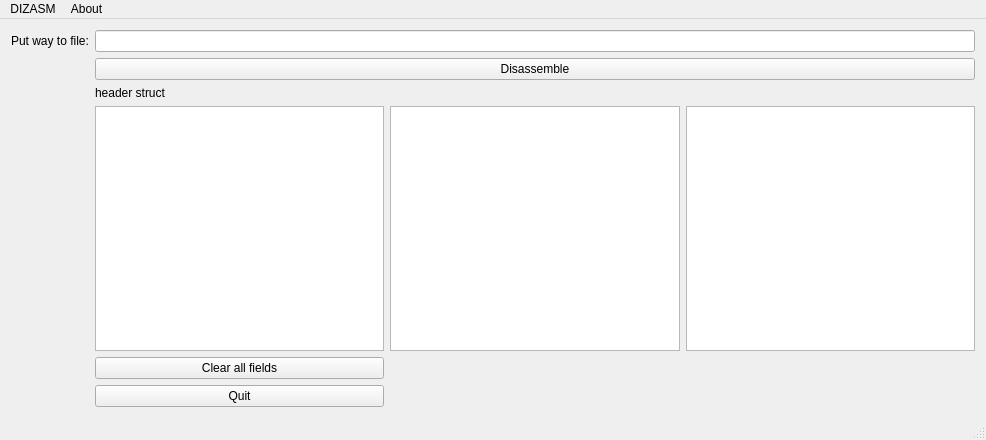
<?xml version="1.0" encoding="UTF-8"?>
<ui version="4.0">
 <class>MainWindow</class>
 <widget class="QMainWindow" name="MainWindow">
  <property name="geometry">
   <rect>
    <x>0</x>
    <y>0</y>
    <width>986</width>
    <height>440</height>
   </rect>
  </property>
  <property name="windowTitle">
   <string>MainWindow</string>
  </property>
  <widget class="QWidget" name="centralWidget">
   <layout class="QHBoxLayout" name="horizontalLayout">
    <item>
     <layout class="QGridLayout" name="gridLayout">
      <item row="1" column="1">
       <widget class="QPushButton" name="pushButton">
        <property name="text">
         <string>Disassemble</string>
        </property>
       </widget>
      </item>
      <item row="0" column="0">
       <widget class="QLabel" name="label">
        <property name="text">
         <string>Put way to file:</string>
        </property>
       </widget>
      </item>
      <item row="0" column="1">
       <widget class="QLineEdit" name="lineEdit"/>
      </item>
      <item row="2" column="1">
       <layout class="QGridLayout" name="gridLayout_2">
        <item row="2" column="0">
         <widget class="QPushButton" name="pushButton_2">
          <property name="text">
           <string>Clear all fields</string>
          </property>
         </widget>
        </item>
        <item row="1" column="2">
         <widget class="QTextEdit" name="textEdit_3">
          <property name="font">
           <font>
            <family>Consolas</family>
           </font>
          </property>
          <property name="readOnly">
           <bool>true</bool>
          </property>
         </widget>
        </item>
        <item row="0" column="1">
         <widget class="QLabel" name="label_3">
          <property name="text">
           <string/>
          </property>
         </widget>
        </item>
        <item row="0" column="0">
         <widget class="QLabel" name="label_2">
          <property name="text">
           <string>header struct</string>
          </property>
         </widget>
        </item>
        <item row="1" column="1">
         <widget class="QTextEdit" name="textEdit_2">
          <property name="font">
           <font>
            <family>Consolas</family>
           </font>
          </property>
          <property name="readOnly">
           <bool>true</bool>
          </property>
         </widget>
        </item>
        <item row="1" column="0">
         <widget class="QTextEdit" name="textEdit">
          <property name="readOnly">
           <bool>true</bool>
          </property>
         </widget>
        </item>
        <item row="3" column="0">
         <widget class="QPushButton" name="pushButton_3">
          <property name="text">
           <string>Quit</string>
          </property>
         </widget>
        </item>
       </layout>
      </item>
     </layout>
    </item>
   </layout>
  </widget>
  <widget class="QMenuBar" name="menuBar">
   <property name="geometry">
    <rect>
     <x>0</x>
     <y>0</y>
     <width>986</width>
     <height>21</height>
    </rect>
   </property>
   <widget class="QMenu" name="menuHELLDIZASM">
    <property name="title">
     <string>DIZASM</string>
    </property>
   </widget>
   <widget class="QMenu" name="menuAbout">
    <property name="title">
     <string>About</string>
    </property>
    <widget class="QMenu" name="menu">
     <property name="title">
      <string>Руководство пользователя</string>
     </property>
     <addaction name="action_Put_way_to_file"/>
    </widget>
    <addaction name="menu"/>
   </widget>
   <addaction name="menuHELLDIZASM"/>
   <addaction name="menuAbout"/>
  </widget>
  <widget class="QStatusBar" name="statusBar"/>
  <action name="action_Put_way_to_file">
   <property name="text">
    <string>В поле &quot;Put way to file:&quot; введите путь к исполняемому файлую Инажмите кнопку.</string>
   </property>
  </action>
 </widget>
 <layoutdefault spacing="6" margin="11"/>
 <resources/>
 <connections/>
</ui>
